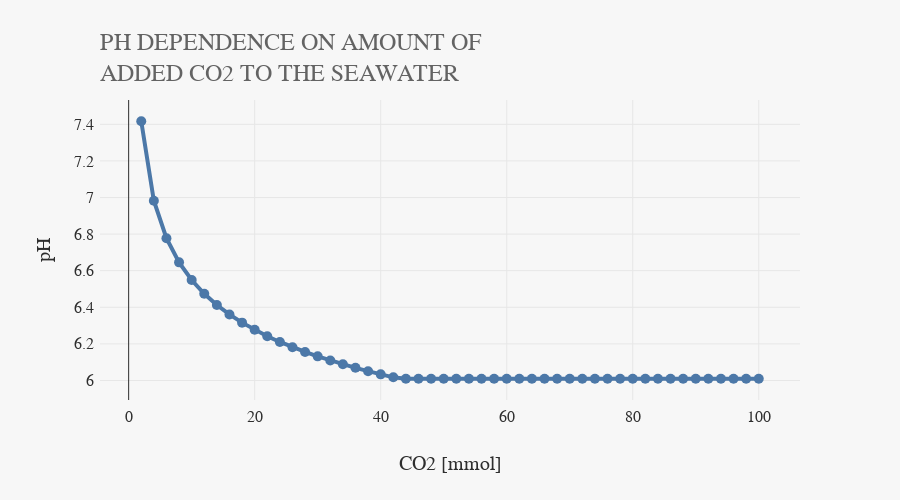
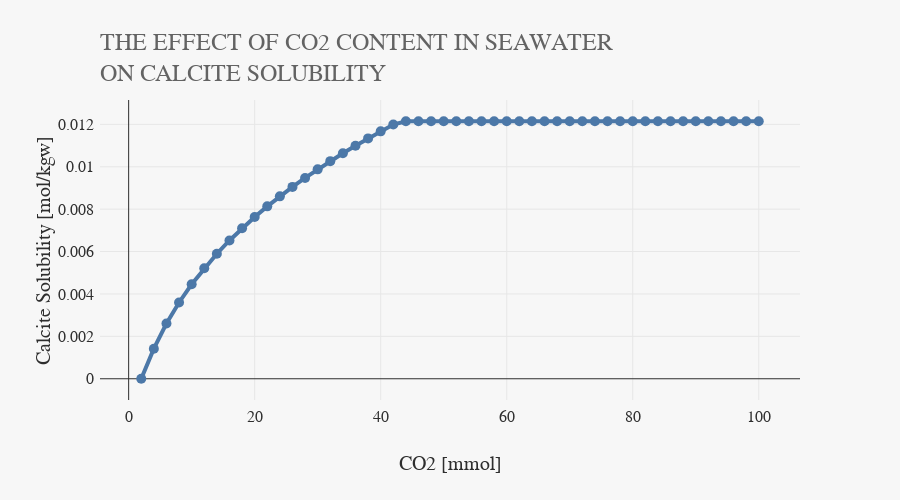

Notebook code cell kept with these figures, in order:
### Markdown cell above
To analyze the results obtained, the pH and calcite solubility are plotted as a function of the amount of CO<sub>2</sub> added to the seawater.

### Code cell
fig1 = Figure()
fig1.title("PH DEPENDENCE ON AMOUNT OF<br>ADDED CO2 TO THE SEAWATER")
fig1.xaxisTitle('CO2 [mmol]')
fig1.yaxisTitle('pH')
fig1.drawLineWithMarkers(df_seawater["amountCO2"], df_seawater["pH"], name="")

fig2 = Figure()
fig2.title("THE EFFECT OF CO2 CONTENT IN SEAWATER<br>ON CALCITE SOLUBILITY")
fig2.xaxisTitle('CO2 [mmol]')
fig2.yaxisTitle('Calcite Solubility [mol/kgw]')
fig2.drawLineWithMarkers(df_seawater["amountCO2"], df_seawater["deltaCalcite"], name="")

fig1.height(500)
fig2.height(500)

fig1.show()
fig2.show()

### Figure 1 — Plotly figure (JSON) as saved in the notebook; plotly's stock layout.template omitted (floating-point values rounded to 4 significant figures)
{"data": [{"mode": "lines+markers", "name": "", "type": "scatter", "x": [2, 4, 6, 8, 10, 12, 14, 16, 18, 20, 22, 24, 26, 28, 30, 32, 34, 36, 38, 40, 42, 44, 46, 48, 50, 52, 54, 56, 58, 60, 62, 64, 66, 68, 70, 72, 74, 76, 78, 80, 82, 84, 86, 88, 90, 92, 94, 96, 98, 100], "y": [7.417, 6.982, 6.778, 6.646, 6.549, 6.474, 6.413, 6.361, 6.316, 6.277, 6.242, 6.211, 6.182, 6.156, 6.132, 6.109, 6.089, 6.069, 6.051, 6.034, 6.017, 6.009, 6.009, 6.009, 6.009, 6.009, 6.009, 6.009, 6.009, 6.009, 6.009, 6.009, 6.009, 6.009, 6.009, 6.009, 6.009, 6.009, 6.009, 6.009, 6.009, 6.009, 6.009, 6.009, 6.009, 6.009, 6.009, 6.009, 6.009, 6.009]}], "layout": {"height": 500, "title": {"text": "PH DEPENDENCE ON AMOUNT OF<br>ADDED CO2 TO THE SEAWATER"}, "xaxis": {"title": {"text": "CO2 [mmol]"}}, "yaxis": {"title": {"text": "pH"}}}}

### Figure 2 — Plotly figure (JSON) as saved in the notebook; plotly's stock layout.template omitted (floating-point values rounded to 4 significant figures)
{"data": [{"mode": "lines+markers", "name": "", "type": "scatter", "x": [2, 4, 6, 8, 10, 12, 14, 16, 18, 20, 22, 24, 26, 28, 30, 32, 34, 36, 38, 40, 42, 44, 46, 48, 50, 52, 54, 56, 58, 60, 62, 64, 66, 68, 70, 72, 74, 76, 78, 80, 82, 84, 86, 88, 90, 92, 94, 96, 98, 100], "y": [0, 0.001419, 0.002606, 0.003599, 0.004457, 0.005216, 0.005899, 0.006523, 0.007098, 0.007632, 0.008133, 0.008604, 0.009051, 0.009475, 0.009879, 0.01027, 0.01064, 0.01099, 0.01134, 0.01167, 0.01199, 0.01215, 0.01215, 0.01215, 0.01215, 0.01215, 0.01215, 0.01215, 0.01215, 0.01215, 0.01215, 0.01215, 0.01215, 0.01215, 0.01215, 0.01215, 0.01215, 0.01215, 0.01215, 0.01215, 0.01215, 0.01215, 0.01215, 0.01215, 0.01215, 0.01215, 0.01215, 0.01215, 0.01215, 0.01215]}], "layout": {"height": 500, "title": {"text": "THE EFFECT OF CO2 CONTENT IN SEAWATER<br>ON CALCITE SOLUBILITY"}, "xaxis": {"title": {"text": "CO2 [mmol]"}}, "yaxis": {"title": {"text": "Calcite Solubility [mol/kgw]"}}}}
